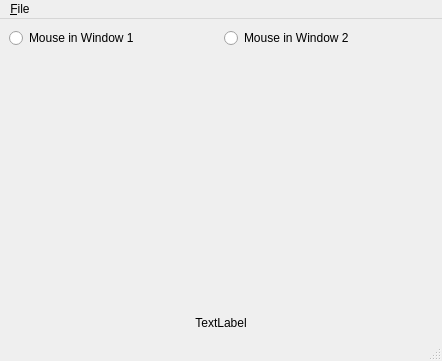
<ui version="4.0" >
 <author></author>
 <comment></comment>
 <exportmacro></exportmacro>
 <class>GUI</class>
 <widget class="QMainWindow" name="GUI" >
  <property name="geometry" >
   <rect>
    <x>0</x>
    <y>0</y>
    <width>442</width>
    <height>361</height>
   </rect>
  </property>
  <property name="windowTitle" >
   <string>MainWindow</string>
  </property>
  <widget class="QWidget" name="centralwidget" >
   <layout class="QVBoxLayout" >
    <property name="margin" >
     <number>9</number>
    </property>
    <property name="spacing" >
     <number>6</number>
    </property>
    <item>
     <layout class="QHBoxLayout" >
      <property name="margin" >
       <number>0</number>
      </property>
      <property name="spacing" >
       <number>6</number>
      </property>
      <item>
       <widget class="QRadioButton" name="radio1" >
        <property name="text" >
         <string>Mouse in Window 1</string>
        </property>
       </widget>
      </item>
      <item>
       <widget class="QRadioButton" name="radio2" >
        <property name="text" >
         <string>Mouse in Window 2</string>
        </property>
       </widget>
      </item>
     </layout>
    </item>
    <item>
     <layout class="QHBoxLayout" >
      <property name="margin" >
       <number>0</number>
      </property>
      <property name="spacing" >
       <number>6</number>
      </property>
      <item>
       <widget class="QVTKWidget" name="qVTK1" >
        <property name="sizePolicy" >
         <sizepolicy>
          <hsizetype>7</hsizetype>
          <vsizetype>3</vsizetype>
          <horstretch>0</horstretch>
          <verstretch>0</verstretch>
         </sizepolicy>
        </property>
       </widget>
      </item>
      <item>
       <widget class="QVTKWidget" name="qVTK2" >
        <property name="sizePolicy" >
         <sizepolicy>
          <hsizetype>7</hsizetype>
          <vsizetype>7</vsizetype>
          <horstretch>0</horstretch>
          <verstretch>0</verstretch>
         </sizepolicy>
        </property>
       </widget>
      </item>
     </layout>
    </item>
    <item>
     <widget class="QLabel" name="coord" >
      <property name="text" >
       <string>TextLabel</string>
      </property>
      <property name="alignment" >
       <set>Qt::AlignCenter</set>
      </property>
     </widget>
    </item>
   </layout>
  </widget>
  <widget class="QMenuBar" name="menubar" >
   <property name="geometry" >
    <rect>
     <x>0</x>
     <y>0</y>
     <width>442</width>
     <height>29</height>
    </rect>
   </property>
   <widget class="QMenu" name="menuFile" >
    <property name="title" >
     <string>File</string>
    </property>
   </widget>
   <widget class="QMenu" name="menuFile_2" >
    <property name="title" >
     <string>File</string>
    </property>
   </widget>
   <widget class="QMenu" name="menu_File" >
    <property name="title" >
     <string>&amp;File</string>
    </property>
    <addaction name="actionE_xit" />
   </widget>
   <addaction name="menu_File" />
  </widget>
  <widget class="QStatusBar" name="statusbar" />
  <action name="actionExit" >
   <property name="text" >
    <string>Exit</string>
   </property>
  </action>
  <action name="actionE_xit" >
   <property name="text" >
    <string>E&amp;xit</string>
   </property>
  </action>
 </widget>
 <pixmapfunction></pixmapfunction>
 <customwidgets>
  <customwidget>
   <class>QVTKWidget</class>
   <extends>QFrame</extends>
   <header>QVTKWidget.h</header>
   <container>0</container>
   <pixmap></pixmap>
  </customwidget>
 </customwidgets>
 <resources/>
 <connections>
  <connection>
   <sender>actionE_xit</sender>
   <signal>triggered()</signal>
   <receiver>GUI</receiver>
   <slot>close()</slot>
   <hints>
    <hint type="sourcelabel" >
     <x>-1</x>
     <y>-1</y>
    </hint>
    <hint type="destinationlabel" >
     <x>220</x>
     <y>180</y>
    </hint>
   </hints>
  </connection>
 </connections>
</ui>
